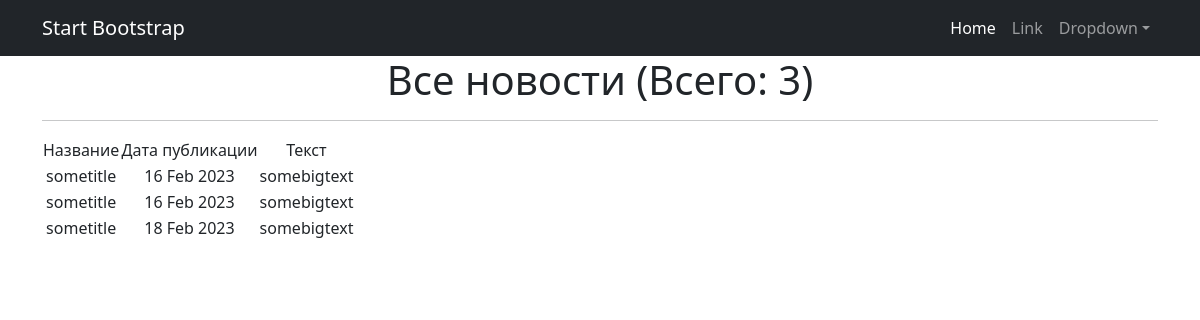
The page /news/ on the database as committed earlier.
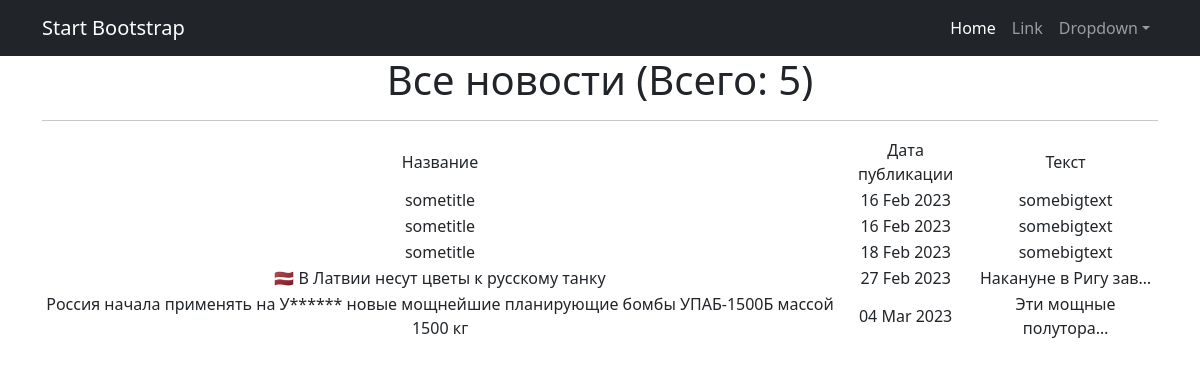
The same page on the database as committed later.
### newsapp/models.py (models this page shows, shortened)
class Post(models.Model):
    author = models.ForeignKey(Author, on_delete=models.CASCADE)
    NEWS = 'NW'
    ARTICLE = 'AR'
    CATEGORY_CHOICES = (
        (NEWS, 'Новость'),
        (ARTICLE, 'Статья'),
    )
    categoryType = models.CharField(max_length=2, choices=CATEGORY_CHOICES, default=ARTICLE)
    dateCreation = models.DateTimeField(auto_now_add=True)
    postCategory = models.ManyToManyField(Category, through='PostCategory')
    title = models.CharField(max_length=128)
    text = models.TextField()
    rating = models.SmallIntegerField(default=0)

### newsapp/views.py (the view)
# urls.py: path('', PostsList.as_view()),
class PostsList(ListView):
    model = Post
    ordering = 'dateCreation'
    template_name = 'news.html'
    context_object_name = 'news'

### newsapp/templatetags/custom_filters.py (called while the page is built)
@register.filter()
def censor(text):
    bad_words = ('заявили', 'безопасности',  'конфликт', 'берегу', 'военнослужащими', 'федеральным', 'украине' )
    for word in text.split():
        if word.lower() in bad_words:
            text = text.replace(word, f"{word[0]}{'*' * (len(word) - 1)}")
    return text

### templates/news.html (shortened to what this page needs)
{% extends 'flatpages/default.html' %}
{% load custom_filters %}
{% block content %}
   <h1>Все новости (Всего: {{news|length}})</h1>
   <hr>
   {% if news %}
       <table>
           <tr>
               <td>Название</td>
               <td>Дата публикации</td>
               <td>Текст</td>
           </tr>
           {% for post in news %}
           <tr>
               <td>{{ post.title|censor }}</td>
               <td>{{ post.dateCreation|date:'d M Y' }}</td>
               <td>{{ post.text|censor|truncatechars:20 }}</td>
           </tr>
           {% endfor %}
       </table>
   {% else %}
       <h2>Товаров нет!</h2>!
   {% endif %}
{% endblock content %}

### templates/flatpages/default.html (shortened to what this page needs)
<!DOCTYPE html>
<html lang="en">
    <head>
        {% load static %}
        <link href="{% static 'css/styles.css' %}" rel="stylesheet" />
    </head>
    <body>
        <nav class="navbar navbar-expand-lg navbar-dark bg-dark">
            <div class="container">
                <a class="navbar-brand" href="#">Start Bootstrap</a>
                <div class="collapse navbar-collapse" id="navbarSupportedContent">
                    <ul class="navbar-nav ms-auto mb-2 mb-lg-0">
                        <li class="nav-item"><a class="nav-link active" aria-current="page" href="#">Home</a></li>
                        <li class="nav-item"><a class="nav-link" href="#">Link</a></li>
                        <li class="nav-item dropdown">
                            <a class="nav-link dropdown-toggle" id="navbarDropdown" href="#" role="button" data-bs-toggle="dropdown" aria-expanded="false">Dropdown</a>
                        </li>
                    </ul>
                </div>
            </div>
        </nav>
        <div class="container">
            <div class="row">
                <div class="col-lg-12 text-center">
                    {% block content %}
                    {% endblock content %}
                </div>
            </div>
         </div>
    </body>
</html>

Rows that differ between the two databases and show on the page:
added Post: title|censor "🇱🇻 В Латвии несут цветы к русскому танку", dateCreation "27 Feb 2023", text|censor "Накануне в Ригу зав…"
added Post: title|censor "Россия начала применять на У****** новые мощнейшие планирующие бомбы УПАБ-1500Б массой 1500 кг", dateCreation "04 Mar 2023", text|censor "Эти мощные полутора…"
Other text that changed with them:
{{ news|length }}: "3" → "5"
